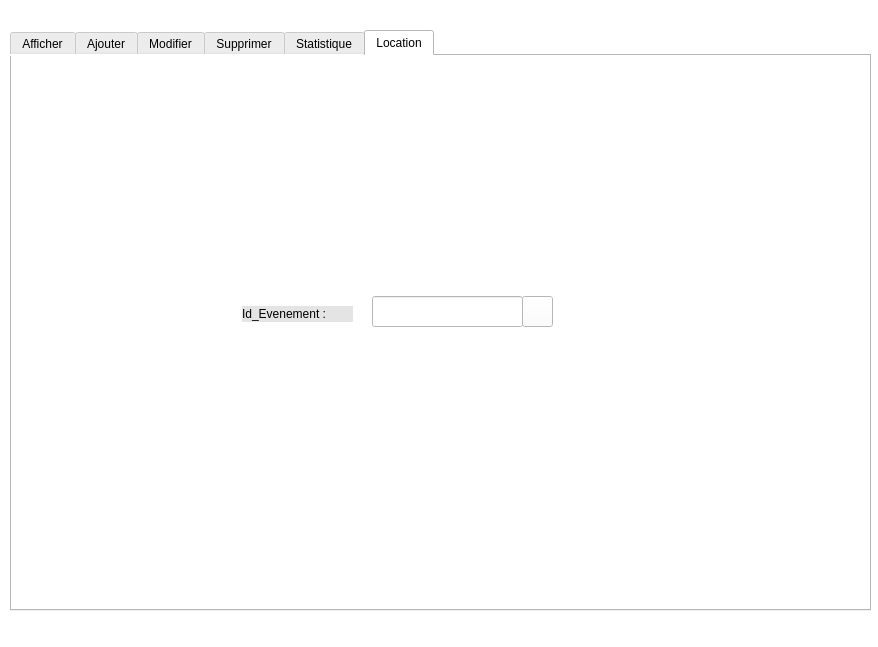
<?xml version="1.0" encoding="UTF-8"?>
<ui version="4.0">
 <class>Evenement1</class>
 <widget class="QMainWindow" name="Evenement1">
  <property name="geometry">
   <rect>
    <x>0</x>
    <y>0</y>
    <width>878</width>
    <height>647</height>
   </rect>
  </property>
  <property name="windowTitle">
   <string>Evenement</string>
  </property>
  <property name="styleSheet">
   <string notr="true">background-color: rgb(255, 255, 255);</string>
  </property>
  <widget class="QWidget" name="centralwidget">
   <widget class="QTabWidget" name="tabWidget">
    <property name="geometry">
     <rect>
      <x>10</x>
      <y>30</y>
      <width>861</width>
      <height>581</height>
     </rect>
    </property>
    <property name="styleSheet">
     <string notr="true">
font: 9pt &quot;Sylfaen&quot;;</string>
    </property>
    <property name="currentIndex">
     <number>5</number>
    </property>
    <widget class="QWidget" name="tab">
     <attribute name="title">
      <string>Afficher</string>
     </attribute>
     <widget class="QTableView" name="tableView">
      <property name="geometry">
       <rect>
        <x>380</x>
        <y>90</y>
        <width>451</width>
        <height>421</height>
       </rect>
      </property>
     </widget>
     <widget class="QLabel" name="label_44">
      <property name="geometry">
       <rect>
        <x>70</x>
        <y>20</y>
        <width>271</width>
        <height>51</height>
       </rect>
      </property>
      <property name="styleSheet">
       <string notr="true">background-color: rgb(155, 1, 1);</string>
      </property>
      <property name="text">
       <string>&lt;html&gt;&lt;head/&gt;&lt;body&gt;&lt;p&gt;&lt;span style=&quot; font-size:26pt; font-weight:600;&quot;&gt;STREAMFLIX&lt;/span&gt;&lt;/p&gt;&lt;/body&gt;&lt;/html&gt;</string>
      </property>
     </widget>
     <widget class="QLabel" name="label_40">
      <property name="geometry">
       <rect>
        <x>10</x>
        <y>10</y>
        <width>61</width>
        <height>71</height>
       </rect>
      </property>
      <property name="styleSheet">
       <string notr="true">background-color: rgb(155, 1, 1);
image: url(:/new/prefix1/Logo.png);</string>
      </property>
      <property name="text">
       <string/>
      </property>
     </widget>
     <widget class="QLabel" name="label_2">
      <property name="geometry">
       <rect>
        <x>0</x>
        <y>0</y>
        <width>851</width>
        <height>551</height>
       </rect>
      </property>
      <property name="styleSheet">
       <string notr="true">background-color: rgb(155, 1, 1);</string>
      </property>
      <property name="text">
       <string/>
      </property>
     </widget>
     <widget class="QGroupBox" name="groupBox">
      <property name="geometry">
       <rect>
        <x>30</x>
        <y>110</y>
        <width>321</width>
        <height>381</height>
       </rect>
      </property>
      <property name="styleSheet">
       <string notr="true">background-color: rgb(155, 1, 1);
color: rgb(255, 255, 255);
</string>
      </property>
      <property name="title">
       <string>Fonctionnalité :</string>
      </property>
      <widget class="QLineEdit" name="rechercher">
       <property name="geometry">
        <rect>
         <x>10</x>
         <y>70</y>
         <width>181</width>
         <height>31</height>
        </rect>
       </property>
       <property name="styleSheet">
        <string notr="true">background-color: rgb(255, 255, 255);</string>
       </property>
      </widget>
      <widget class="QPushButton" name="rechercher_button_affichage">
       <property name="geometry">
        <rect>
         <x>200</x>
         <y>70</y>
         <width>111</width>
         <height>31</height>
        </rect>
       </property>
       <property name="styleSheet">
        <string notr="true">background-color: rgb(170, 0, 0);
border :1px solid rgb(255, 255, 255);
border-radius :10px;
color: #FFF;
padding-left: 20px;
padding-right:20px;
</string>
       </property>
       <property name="text">
        <string>Rechercher</string>
       </property>
      </widget>
      <widget class="QPushButton" name="pdf_button">
       <property name="geometry">
        <rect>
         <x>10</x>
         <y>110</y>
         <width>301</width>
         <height>31</height>
        </rect>
       </property>
       <property name="styleSheet">
        <string notr="true">background-color: rgb(170, 0, 0);
border :1px solid rgb(255, 255, 255);
border-radius :10px;
color: #FFF;
padding-left: 20px;
padding-right:20px;
</string>
       </property>
       <property name="text">
        <string>Générer un PDF</string>
       </property>
      </widget>
      <widget class="QComboBox" name="Tri_comboBox">
       <property name="geometry">
        <rect>
         <x>10</x>
         <y>30</y>
         <width>301</width>
         <height>31</height>
        </rect>
       </property>
       <property name="styleSheet">
        <string notr="true">background-color: rgb(170, 0, 0);
border :1px solid rgb(255, 255, 255);
border-radius :0px;
color: #FFF;
padding-left: 20px;
padding-right:20px;
</string>
       </property>
       <item>
        <property name="text">
         <string/>
        </property>
       </item>
       <item>
        <property name="text">
         <string>Asc</string>
        </property>
       </item>
       <item>
        <property name="text">
         <string>Desc</string>
        </property>
       </item>
      </widget>
      <widget class="QCalendarWidget" name="calendarWidget">
       <property name="geometry">
        <rect>
         <x>10</x>
         <y>170</y>
         <width>301</width>
         <height>171</height>
        </rect>
       </property>
       <property name="styleSheet">
        <string notr="true">color: rgb(0, 0, 0);</string>
       </property>
      </widget>
     </widget>
     <zorder>label_2</zorder>
     <zorder>tableView</zorder>
     <zorder>label_44</zorder>
     <zorder>label_40</zorder>
     <zorder>groupBox</zorder>
    </widget>
    <widget class="QWidget" name="tab_2">
     <attribute name="title">
      <string>Ajouter</string>
     </attribute>
     <widget class="QDateTimeEdit" name="date">
      <property name="geometry">
       <rect>
        <x>340</x>
        <y>260</y>
        <width>241</width>
        <height>22</height>
       </rect>
      </property>
      <property name="styleSheet">
       <string notr="true">background-color: rgb(255, 255, 255);</string>
      </property>
     </widget>
     <widget class="QLabel" name="label_21">
      <property name="geometry">
       <rect>
        <x>220</x>
        <y>260</y>
        <width>47</width>
        <height>21</height>
       </rect>
      </property>
      <property name="styleSheet">
       <string notr="true">background-color: rgb(228, 228, 228);</string>
      </property>
      <property name="text">
       <string>Date :</string>
      </property>
     </widget>
     <widget class="QLabel" name="label_23">
      <property name="geometry">
       <rect>
        <x>220</x>
        <y>220</y>
        <width>101</width>
        <height>21</height>
       </rect>
      </property>
      <property name="styleSheet">
       <string notr="true">background-color: rgb(228, 228, 228);</string>
      </property>
      <property name="text">
       <string>Catégorie :</string>
      </property>
     </widget>
     <widget class="QLineEdit" name="titre">
      <property name="geometry">
       <rect>
        <x>340</x>
        <y>180</y>
        <width>241</width>
        <height>20</height>
       </rect>
      </property>
      <property name="styleSheet">
       <string notr="true">background-color: rgb(255, 255, 255);</string>
      </property>
     </widget>
     <widget class="QTextEdit" name="description">
      <property name="geometry">
       <rect>
        <x>340</x>
        <y>300</y>
        <width>241</width>
        <height>71</height>
       </rect>
      </property>
      <property name="styleSheet">
       <string notr="true">background-color: rgb(255, 255, 255);</string>
      </property>
     </widget>
     <widget class="QLabel" name="label_22">
      <property name="geometry">
       <rect>
        <x>220</x>
        <y>290</y>
        <width>111</width>
        <height>41</height>
       </rect>
      </property>
      <property name="styleSheet">
       <string notr="true">background-color: rgb(228, 228, 228);</string>
      </property>
      <property name="text">
       <string>Description :</string>
      </property>
     </widget>
     <widget class="QPushButton" name="ajouter_button">
      <property name="geometry">
       <rect>
        <x>310</x>
        <y>410</y>
        <width>111</width>
        <height>31</height>
       </rect>
      </property>
      <property name="styleSheet">
       <string notr="true">background-color: rgb(170, 0, 0);
border :1px solid rgb(255, 255, 255);
border-radius :10px;
color: #FFF;
padding-left: 20px;
padding-right:20px;
</string>
      </property>
      <property name="text">
       <string>Valider</string>
      </property>
     </widget>
     <widget class="QLabel" name="label_20">
      <property name="geometry">
       <rect>
        <x>220</x>
        <y>180</y>
        <width>91</width>
        <height>21</height>
       </rect>
      </property>
      <property name="styleSheet">
       <string notr="true">background-color: rgb(228, 228, 228);</string>
      </property>
      <property name="text">
       <string>Titre  :</string>
      </property>
     </widget>
     <widget class="QPushButton" name="pushButton_12">
      <property name="geometry">
       <rect>
        <x>440</x>
        <y>410</y>
        <width>111</width>
        <height>31</height>
       </rect>
      </property>
      <property name="styleSheet">
       <string notr="true">background-color: rgb(170, 0, 0);
border :1px solid rgb(255, 255, 255);
border-radius :10px;
color: #FFF;
padding-left: 20px;
padding-right:20px;
</string>
      </property>
      <property name="text">
       <string>Quitter</string>
      </property>
     </widget>
     <widget class="QComboBox" name="category">
      <property name="geometry">
       <rect>
        <x>340</x>
        <y>220</y>
        <width>241</width>
        <height>22</height>
       </rect>
      </property>
      <property name="styleSheet">
       <string notr="true">background-color: rgb(255, 255, 255);</string>
      </property>
      <item>
       <property name="text">
        <string/>
       </property>
      </item>
      <item>
       <property name="text">
        <string>Sports</string>
       </property>
      </item>
      <item>
       <property name="text">
        <string>Comedy</string>
       </property>
      </item>
      <item>
       <property name="text">
        <string>Drama</string>
       </property>
      </item>
      <item>
       <property name="text">
        <string>Festival</string>
       </property>
      </item>
      <item>
       <property name="text">
        <string>Concert</string>
       </property>
      </item>
     </widget>
     <widget class="QLabel" name="label_3">
      <property name="geometry">
       <rect>
        <x>0</x>
        <y>0</y>
        <width>851</width>
        <height>561</height>
       </rect>
      </property>
      <property name="styleSheet">
       <string notr="true">image: url(:/new/prefix1/2.png);</string>
      </property>
      <property name="text">
       <string/>
      </property>
     </widget>
     <zorder>label_3</zorder>
     <zorder>date</zorder>
     <zorder>label_21</zorder>
     <zorder>label_23</zorder>
     <zorder>titre</zorder>
     <zorder>description</zorder>
     <zorder>label_22</zorder>
     <zorder>ajouter_button</zorder>
     <zorder>label_20</zorder>
     <zorder>pushButton_12</zorder>
     <zorder>category</zorder>
    </widget>
    <widget class="QWidget" name="tab_3">
     <attribute name="title">
      <string>Modifier</string>
     </attribute>
     <widget class="QPushButton" name="Rechercher_button">
      <property name="geometry">
       <rect>
        <x>590</x>
        <y>130</y>
        <width>121</width>
        <height>31</height>
       </rect>
      </property>
      <property name="styleSheet">
       <string notr="true">background-color: rgb(170, 0, 0);
border :1px solid rgb(255, 255, 255);
border-radius :10px;
color: #FFF;
padding-left: 20px;
padding-right:20px;
</string>
      </property>
      <property name="text">
       <string>Rechercher</string>
      </property>
     </widget>
     <widget class="QLabel" name="label_27">
      <property name="geometry">
       <rect>
        <x>220</x>
        <y>280</y>
        <width>111</width>
        <height>41</height>
       </rect>
      </property>
      <property name="styleSheet">
       <string notr="true">background-color: rgb(228, 228, 228);</string>
      </property>
      <property name="text">
       <string>Description :</string>
      </property>
     </widget>
     <widget class="QLabel" name="label_28">
      <property name="geometry">
       <rect>
        <x>220</x>
        <y>210</y>
        <width>101</width>
        <height>21</height>
       </rect>
      </property>
      <property name="styleSheet">
       <string notr="true">background-color: rgb(228, 228, 228);</string>
      </property>
      <property name="text">
       <string>Catégorie :</string>
      </property>
     </widget>
     <widget class="QLabel" name="label_25">
      <property name="geometry">
       <rect>
        <x>220</x>
        <y>250</y>
        <width>47</width>
        <height>21</height>
       </rect>
      </property>
      <property name="styleSheet">
       <string notr="true">background-color: rgb(228, 228, 228);</string>
      </property>
      <property name="text">
       <string>Date :</string>
      </property>
     </widget>
     <widget class="QLineEdit" name="id_modif">
      <property name="geometry">
       <rect>
        <x>340</x>
        <y>130</y>
        <width>241</width>
        <height>20</height>
       </rect>
      </property>
      <property name="styleSheet">
       <string notr="true">background-color: rgb(255, 255, 255);</string>
      </property>
     </widget>
     <widget class="QPushButton" name="modifier_button">
      <property name="geometry">
       <rect>
        <x>300</x>
        <y>400</y>
        <width>111</width>
        <height>31</height>
       </rect>
      </property>
      <property name="styleSheet">
       <string notr="true">background-color: rgb(170, 0, 0);
border :1px solid rgb(255, 255, 255);
border-radius :10px;
color: #FFF;
padding-left: 20px;
padding-right:20px;
</string>
      </property>
      <property name="text">
       <string>Valider</string>
      </property>
     </widget>
     <widget class="QLabel" name="label_29">
      <property name="geometry">
       <rect>
        <x>220</x>
        <y>170</y>
        <width>91</width>
        <height>21</height>
       </rect>
      </property>
      <property name="styleSheet">
       <string notr="true">background-color: rgb(228, 228, 228);</string>
      </property>
      <property name="text">
       <string>Titre  :</string>
      </property>
     </widget>
     <widget class="QLineEdit" name="titre_modif">
      <property name="geometry">
       <rect>
        <x>340</x>
        <y>170</y>
        <width>241</width>
        <height>20</height>
       </rect>
      </property>
      <property name="styleSheet">
       <string notr="true">background-color: rgb(255, 255, 255);</string>
      </property>
     </widget>
     <widget class="QLabel" name="label_26">
      <property name="geometry">
       <rect>
        <x>220</x>
        <y>130</y>
        <width>111</width>
        <height>16</height>
       </rect>
      </property>
      <property name="styleSheet">
       <string notr="true">background-color: rgb(228, 228, 228);</string>
      </property>
      <property name="text">
       <string>Id Evenement :</string>
      </property>
     </widget>
     <widget class="QDateTimeEdit" name="date_modif">
      <property name="geometry">
       <rect>
        <x>340</x>
        <y>250</y>
        <width>241</width>
        <height>22</height>
       </rect>
      </property>
      <property name="styleSheet">
       <string notr="true">background-color: rgb(255, 255, 255);</string>
      </property>
     </widget>
     <widget class="QTextEdit" name="description_modif">
      <property name="geometry">
       <rect>
        <x>340</x>
        <y>290</y>
        <width>241</width>
        <height>71</height>
       </rect>
      </property>
      <property name="styleSheet">
       <string notr="true">background-color: rgb(255, 255, 255);</string>
      </property>
     </widget>
     <widget class="QPushButton" name="pushButton_17">
      <property name="geometry">
       <rect>
        <x>430</x>
        <y>400</y>
        <width>111</width>
        <height>31</height>
       </rect>
      </property>
      <property name="styleSheet">
       <string notr="true">background-color: rgb(170, 0, 0);
border :1px solid rgb(255, 255, 255);
border-radius :10px;
color: #FFF;
padding-left: 20px;
padding-right:20px;
</string>
      </property>
      <property name="text">
       <string>Quitter</string>
      </property>
     </widget>
     <widget class="QComboBox" name="category_modif">
      <property name="geometry">
       <rect>
        <x>340</x>
        <y>210</y>
        <width>241</width>
        <height>22</height>
       </rect>
      </property>
      <item>
       <property name="text">
        <string/>
       </property>
      </item>
      <item>
       <property name="text">
        <string>Sports</string>
       </property>
      </item>
      <item>
       <property name="text">
        <string>Comedy</string>
       </property>
      </item>
      <item>
       <property name="text">
        <string>Drama</string>
       </property>
      </item>
      <item>
       <property name="text">
        <string>Festival</string>
       </property>
      </item>
      <item>
       <property name="text">
        <string>Concert</string>
       </property>
      </item>
     </widget>
     <widget class="QLabel" name="label_4">
      <property name="geometry">
       <rect>
        <x>0</x>
        <y>0</y>
        <width>851</width>
        <height>561</height>
       </rect>
      </property>
      <property name="styleSheet">
       <string notr="true">image: url(:/new/prefix1/2.png);</string>
      </property>
      <property name="text">
       <string/>
      </property>
     </widget>
     <zorder>label_4</zorder>
     <zorder>Rechercher_button</zorder>
     <zorder>label_27</zorder>
     <zorder>label_28</zorder>
     <zorder>label_25</zorder>
     <zorder>id_modif</zorder>
     <zorder>modifier_button</zorder>
     <zorder>label_29</zorder>
     <zorder>titre_modif</zorder>
     <zorder>label_26</zorder>
     <zorder>date_modif</zorder>
     <zorder>description_modif</zorder>
     <zorder>pushButton_17</zorder>
     <zorder>category_modif</zorder>
    </widget>
    <widget class="QWidget" name="tab_4">
     <attribute name="title">
      <string>Supprimer</string>
     </attribute>
     <widget class="QPushButton" name="supprimer_button">
      <property name="geometry">
       <rect>
        <x>320</x>
        <y>340</y>
        <width>201</width>
        <height>41</height>
       </rect>
      </property>
      <property name="styleSheet">
       <string notr="true">background-color: rgb(170, 0, 0);
border :1px solid rgb(255, 255, 255);
border-radius :10px;
color: #FFF;
padding-left: 20px;
padding-right:20px;
</string>
      </property>
      <property name="text">
       <string>Supprimer</string>
      </property>
     </widget>
     <widget class="QLineEdit" name="id_supprime">
      <property name="geometry">
       <rect>
        <x>370</x>
        <y>250</y>
        <width>181</width>
        <height>31</height>
       </rect>
      </property>
      <property name="styleSheet">
       <string notr="true">background-color: rgb(255, 255, 255);</string>
      </property>
     </widget>
     <widget class="QLabel" name="label_43">
      <property name="geometry">
       <rect>
        <x>250</x>
        <y>250</y>
        <width>111</width>
        <height>31</height>
       </rect>
      </property>
      <property name="styleSheet">
       <string notr="true">background-color: rgb(228, 228, 228);</string>
      </property>
      <property name="text">
       <string>Id Evenement :</string>
      </property>
     </widget>
     <widget class="QLabel" name="label_5">
      <property name="geometry">
       <rect>
        <x>0</x>
        <y>0</y>
        <width>851</width>
        <height>561</height>
       </rect>
      </property>
      <property name="styleSheet">
       <string notr="true">image: url(:/new/prefix1/2.png);</string>
      </property>
      <property name="text">
       <string/>
      </property>
     </widget>
     <zorder>label_5</zorder>
     <zorder>supprimer_button</zorder>
     <zorder>id_supprime</zorder>
     <zorder>label_43</zorder>
    </widget>
    <widget class="QWidget" name="tab_5">
     <attribute name="title">
      <string>Statistique</string>
     </attribute>
     <widget class="QPushButton" name="Statistique_button">
      <property name="geometry">
       <rect>
        <x>830</x>
        <y>10</y>
        <width>10</width>
        <height>10</height>
       </rect>
      </property>
      <property name="text">
       <string/>
      </property>
     </widget>
    </widget>
    <widget class="QWidget" name="tab_6">
     <attribute name="title">
      <string>Location</string>
     </attribute>
     <widget class="QLineEdit" name="id_location">
      <property name="geometry">
       <rect>
        <x>360</x>
        <y>240</y>
        <width>151</width>
        <height>31</height>
       </rect>
      </property>
     </widget>
     <widget class="QLabel" name="label">
      <property name="geometry">
       <rect>
        <x>230</x>
        <y>250</y>
        <width>111</width>
        <height>16</height>
       </rect>
      </property>
      <property name="styleSheet">
       <string notr="true">background-color: rgb(228, 228, 228);</string>
      </property>
      <property name="text">
       <string>Id_Evenement :</string>
      </property>
     </widget>
     <widget class="QPushButton" name="Location">
      <property name="geometry">
       <rect>
        <x>510</x>
        <y>240</y>
        <width>31</width>
        <height>31</height>
       </rect>
      </property>
      <property name="styleSheet">
       <string notr="true">image: url(:/new/prefix1/Map.png);
background-color: rgb(255, 255, 255);</string>
      </property>
      <property name="text">
       <string/>
      </property>
     </widget>
     <widget class="QLabel" name="label_6">
      <property name="geometry">
       <rect>
        <x>0</x>
        <y>0</y>
        <width>851</width>
        <height>561</height>
       </rect>
      </property>
      <property name="styleSheet">
       <string notr="true">image: url(:/new/prefix1/2.png);</string>
      </property>
      <property name="text">
       <string/>
      </property>
     </widget>
     <zorder>label_6</zorder>
     <zorder>id_location</zorder>
     <zorder>label</zorder>
     <zorder>Location</zorder>
    </widget>
   </widget>
  </widget>
  <widget class="QStatusBar" name="statusbar"/>
 </widget>
 <resources/>
 <connections/>
</ui>
